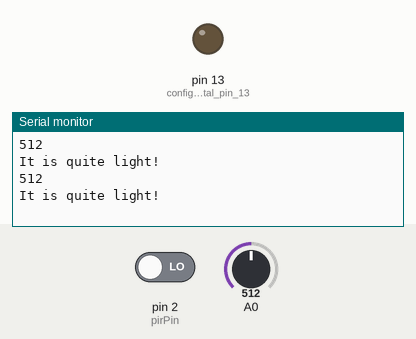
The sketch below on a simulated Arduino Uno, built with avr-gcc and run on an emulated ATmega328P. Parts: output pins drawn as LEDs (lit = HIGH), the last lines printed to the serial monitor. The inputs (shaded band) are chosen by the test bench; at power-on: A0 = 512, pin 2 (pirPin) LOW.

Above: at 1.8 s.
1.9 s: A0 set to 109
At 2.8 s:
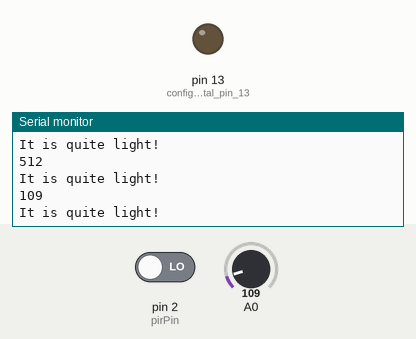
3.4 s: A0 set to 89
At 4.6 s:
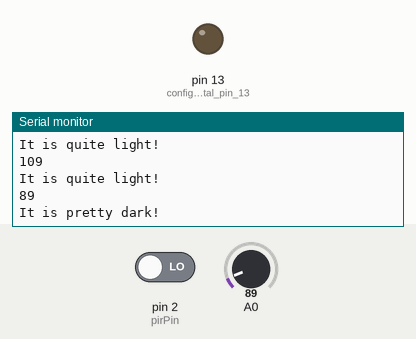
Timing chart, 0 to 6.4 s (numbered marks = the images above; inputs shaded):
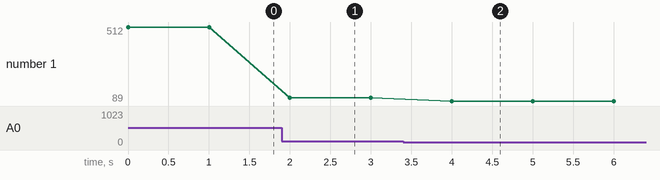

Measured:
- the behaviour switches between 101 and 100 on A0 (found by bisection; images 1 and 2)
- after the input at 1.9 s, the serial monitor: prints a new line after 0.10 s (image 1)
- after the input at 3.4 s, the serial monitor: prints a new line after 0.60 s (image 2)
- plotted number 1: 512 → 109 after the input at 1.9 s, 109 → 89 after the input at 3.4 s

The sketch:

pir_sensor.ino
```cpp
int light = 0; // store the current light value
int pirPin = 2;
int pirStat = 0;
void setup() {
    // put your setup code here, to run once:
    Serial.begin(9600); //configure serial to talk to computer
    pinMode(13, OUTPUT); // configure digital pin 13 as an output
    pinMode(pirPin, INPUT);
}

void loop() {
    // put your main code here, to run repeatedly:
    light = analogRead(A0); // read and save value from PR

    Serial.println(light); // print current light value

    if(light > 100) { // If it is bright...
        Serial.println("It is quite light!");
        digitalWrite(13,LOW); //turn left LED off
    }
    else { // If it's dark...
        Serial.println("It is pretty dark!");
        pirStat = digitalRead(pirPin);
        if(pirStat==HIGH)
        {
          digitalWrite(13,HIGH);
          delay(10000);
        }
        else
        {
          digitalWrite(13,LOW);
        }
    }
    delay(1000); // don't spam the computer!
}
```
